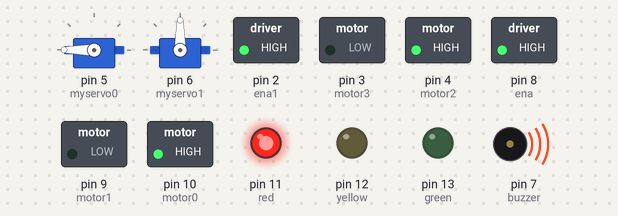
Simulated run of this sketch. Board: Arduino Uno, built with avr-gcc and run on an emulated ATmega328P. Shown: 2 × servo, switched loads named in the sketch (green lamp = pin HIGH), output pins drawn as LEDs (lit = HIGH), buzzer (waves = sounding, pin HIGH).

Above: at 0.05 s.
At 10.05 s:
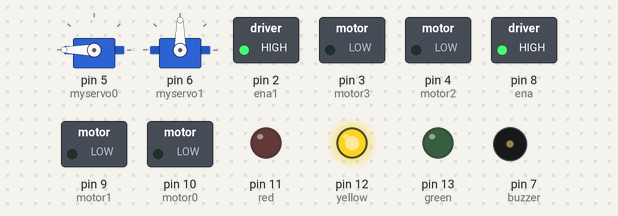
At 15.05 s:
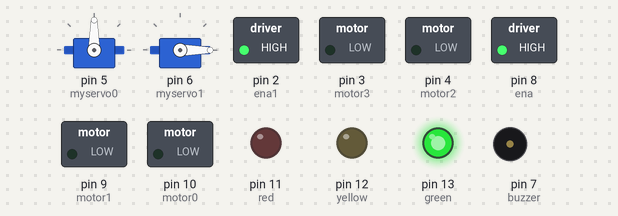
At 20.1 s:
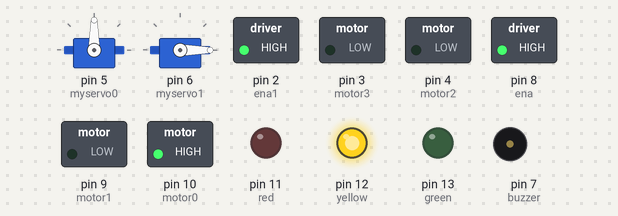
Timing chart, 0 to 24.2 s (numbered marks = the images above):
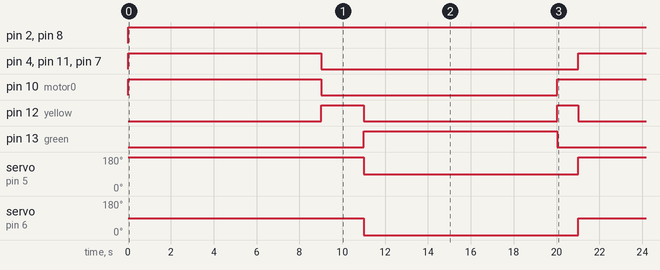

The sketch:

IC_LAB.ino
```cpp
#include <Servo.h>
Servo myservo0;
Servo myservo1;
int pos=90;
const int red=11;
const int yellow=12;
const int green=13;
const int motor0=10;
const int motor1=9;
const int motor2=4;
const int motor3=3;
const int ena=8;
const int ena1=2;
const int buzzer=7;
int speed1=100;

void setup()
{
  myservo0.attach(5);
  myservo1.attach(6);
  for(int thisPin = 7; thisPin <= 13; thisPin++)
  {
    pinMode(thisPin,OUTPUT);
  }
  pinMode(4,OUTPUT);
  pinMode(3,OUTPUT);
  pinMode(2,OUTPUT);

}

void loop()
{
  digitalWrite(red,HIGH);
  digitalWrite(buzzer,HIGH);
  digitalWrite(yellow,LOW);
  digitalWrite(green,LOW);
  digitalWrite(motor0,HIGH);
  digitalWrite(motor1,LOW);
  digitalWrite(ena,speed1);
  digitalWrite(motor2,HIGH);
  digitalWrite(motor3,LOW);
  digitalWrite(ena1,speed1);
  servo_motor_close();
  delay(9000);

  digitalWrite(red,LOW);
  digitalWrite(buzzer,LOW);
  digitalWrite(yellow,HIGH);
  digitalWrite(green,LOW);
  digitalWrite(motor0,LOW);
  digitalWrite(motor1,LOW);
  digitalWrite(motor2,LOW);
  digitalWrite(motor3,LOW);
  digitalWrite(ena,speed1);
  digitalWrite(ena1,speed1);
  delay(2000);

  digitalWrite(red,LOW);
  digitalWrite(buzzer,LOW);
  digitalWrite(yellow,LOW);
  digitalWrite(green,HIGH);
  digitalWrite(motor0,LOW);
  digitalWrite(motor1,LOW);
  digitalWrite(ena,speed1);
  digitalWrite(motor2,LOW);
  digitalWrite(motor3,LOW);
  digitalWrite(ena1,speed1);
  servo_motor_open();
  delay(9000);


  digitalWrite(red,LOW);
  digitalWrite(yellow,HIGH);
  digitalWrite(green,LOW);
  digitalWrite(motor0,HIGH);
  digitalWrite(motor1,LOW);
  digitalWrite(ena,speed1);
  digitalWrite(motor2,LOW);
  digitalWrite(motor3,LOW);
  digitalWrite(ena1,speed1);
  delay(1000);
}

void servo_motor_open(){
   myservo0.write(90);
    myservo1.write(0);
    delay(10);
  }

void servo_motor_close(){
   myservo0.write(180);
    myservo1.write(90);
    delay(10);
  }
```

Measured:
- by itself, pin 2 (ena1), pin 8 (ena): LOW → HIGH at 0.00 s
- by itself, pin 4 (motor2), pin 11 (red), pin 13 (green), pin 7 (buzzer): alternates HIGH for 9.0 s and LOW for 12.0 s
- by itself, pin 10 (motor0): alternates HIGH for 10.0 s and LOW for 11.0 s
- by itself, pin 12 (yellow): repeats every 21.0 s: LOW 9.0 s, HIGH 1.0 s, LOW 9.0 s, HIGH 2.0 s
- by itself, servo on pin 5 (myservo0): alternates 180° for 11.0 s and 90° for 10.0 s
- by itself, servo on pin 6 (myservo1): alternates 90° for 11.0 s and 0° for 10.0 s
